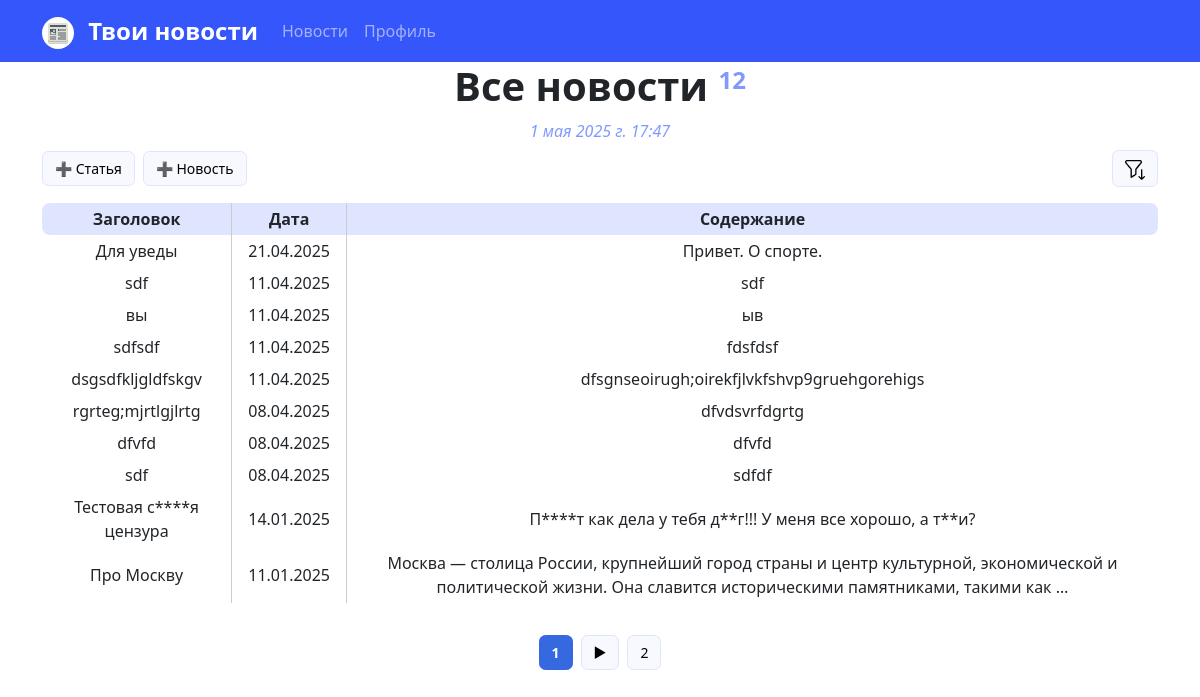
The page / (signed in) on the database as committed earlier.
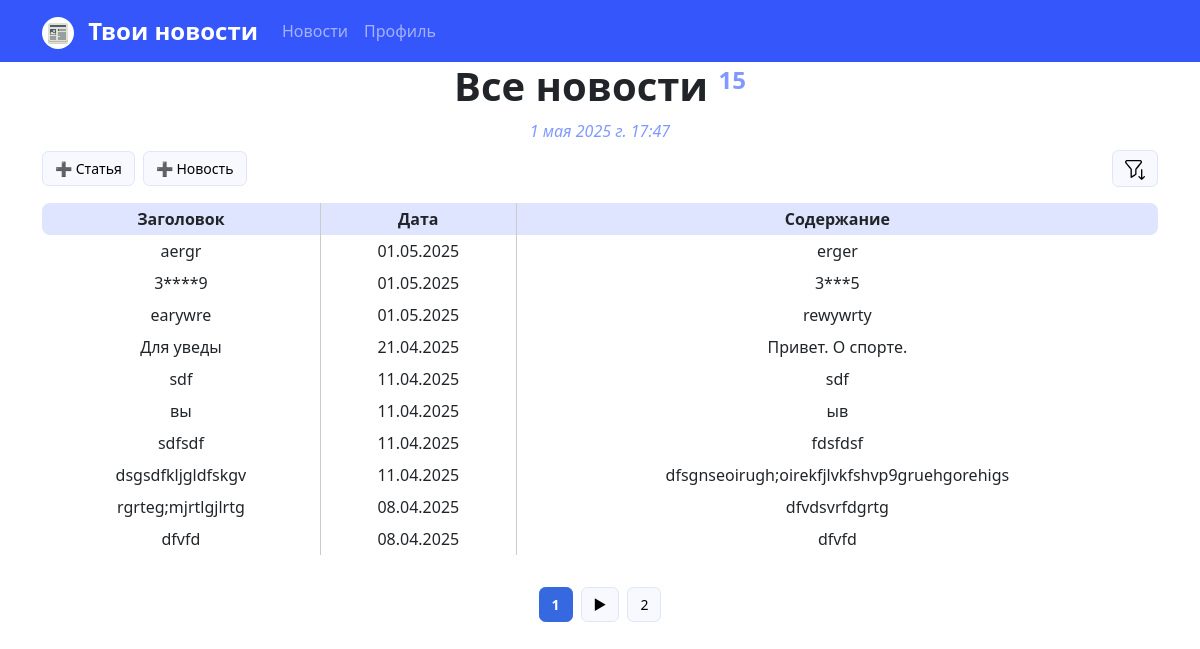
The same page on the database as committed later.
### news/models.py (models this page shows, shortened)
class Post(models.Model):
    article = 'AR'
    news = 'NE'
    POSITIONS = [
        (article, 'Cтатья'),
        (news, 'Новость')
    ]
    author = models.ForeignKey(account_models.Author, on_delete=models.CASCADE)
    type = models.CharField(max_length=2, choices=POSITIONS, default=article)
    created = models.DateTimeField(auto_now_add=True)
    category = models.ManyToManyField(Category, through='PostCategory')
    title = models.CharField(max_length=255)
    content = models.TextField()
    rating = models.FloatField(default=0)

### news/views.py (the view)
# urls.py: path('', NewsListView.as_view(), name='news-list'),
class NewsListView(LoginRequiredMixin, ListView):
    model = Post
    ordering = '-created'
    template_name = 'news/news_list.html'
    context_object_name = 'news'
    paginate_by = 10
    def get_context_data(self, **kwargs):
        ctx = super().get_context_data(**kwargs)
        ctx['time_now'] = timezone.now()
        ctx['selected_category'] = None
        return ctx

### news/templatetags/custom_filters.py (called while the page is built)
@register.filter
def censor(value):
    if type(value) != str:
        raise TypeError('The value must be a string')
    for word in value.translate(str.maketrans('', '', string.punctuation)).split():
        if len(word) > 1:
            if not word[1:].isupper() and not word[1:].islower():
                value = value.replace(word[1:-1], '*' * len(word[1:-1]))
    return value

### news/templatetags/custom_tags.py (called while the page is built)
@register.simple_tag()
def news_counter():
    return Post.objects.count()

@register.simple_tag(takes_context=True)
def url_replace(context, **kwargs):
   d = context['request'].GET.copy()
   for k, v in kwargs.items():
       d[k] = v
   return d.urlencode()

@register.filter(name='has_group')
def has_group(user, group_name):
    return user.groups.filter(name=group_name).exists()

### templates/news/news_list.html (shortened to what this page needs)
{% extends 'flatpages/default.html' %}
{% load custom_filters %}
{% load custom_tags %}
{% load static %}
{% block content %}
<h1><b>Все новости <sup style="font-size: 0.6em; color: #8199ff;">{% news_counter %}</sup></b></h1>
<h5><i><span style="color: #8199ff; font-size: 0.8em;">{{ time_now }}</span></i></h5>
{% if request.user|has_group:"authors" %}
<div style="display: flex; justify-content: space-between; align-items: center; margin-bottom: 1rem;">
    <div style="display: flex; gap: 0.5rem;">
        <a href="/articles/create/" class="page-btn" title="Создать статью">➕ Статья</a>
        <a href="/news/create/" class="page-btn" title="Создать новость">➕ Новость</a>
    </div>
    {% if filterset %}
        <a href="/news/" class="page-btn">
            <img src="{% static 'img/filter_close.svg' %}" alt="Фильтры" style="width: 20px; height: 20px;">
        </a>
    {% else %}
        <a href="search/" class="page-btn">
            <img src="{% static 'img/filter_open.svg' %}" alt="Фильтры" style="width: 20px; height: 20px;">
        </a>
    {% endif %}
</div>
{% endif %}
{% if news %}
    <table style="width: 100%; margin-top: 1rem;">
        <tr>
            <td class="col-title" style="border-top-left-radius: 0.5rem; border-bottom-left-radius: 0.5rem;"><b>Заголовок</b></td>
            <td class="col-title"><b>Дата</b></td>
            <td class="col-title" style="border-top-right-radius: 0.5rem; border-bottom-right-radius: 0.5rem;"><b>Содержание</b></td>
        </tr>
        {% for item in news %}
        <tr class="clickable-row" onclick="window.location.href='{% url 'news-current' item.pk %}';" style="cursor: pointer;">
            <td class="col-row">{{ item.title|censor }}</td>
            <td class="col-row">{{ item.created|date:"d.m.Y" }}</td>
            <td class="col-content">{{ item.content|censor|truncatewords:20 }}</td>
        </tr>
        {% endfor %}
    </table>
{% else %}
    <h2>Нет новостей!</h2>
{% endif %}
{% if paginator.num_pages > 1 %}
<div style="margin-top: 2rem; display: flex; justify-content: center; gap: 0.5rem; flex-wrap: wrap;">
    <span class="page-btn current">{{ page_obj.number }}</span>
    {% if page_obj.has_next %}
        <a href="?{% url_replace page=page_obj.next_page_number %}" class="page-btn">▶</a>
        <a href="?{% url_replace page=paginator.num_pages %}" class="page-btn">{{ paginator.num_pages }}</a>
    {% endif %}
</div>
{% endif %}
{% endblock content %}

Rows that differ between the two databases and show on the page:
no longer on this page (row unchanged): Post: title|censor "sdf", created "08.04.2025", content|censor "sdfdf"
no longer on this page (row unchanged): Post: title|censor "Тестовая с****я цензура", created "14.01.2025", content|censor "П****т как дела у тебя д**г!!! У меня все хорошо, а т**и?"
no longer on this page (row unchanged): Post: title|censor "Про Москву", created "11.01.2025", content|censor "Москва — столица России, крупнейший город страны и центр культурной, экономической и политической жизни. Она славится историческими памятниками, такими как …"
added Post: title|censor "aergr", created "01.05.2025", content|censor "erger"
added Post: title|censor "3****9", created "01.05.2025", content|censor "3***5"
added Post: title|censor "earywre", created "01.05.2025", content|censor "rewywrty"
Other text that changed with them:
text no longer shown: "12"
text now shown: "15"
